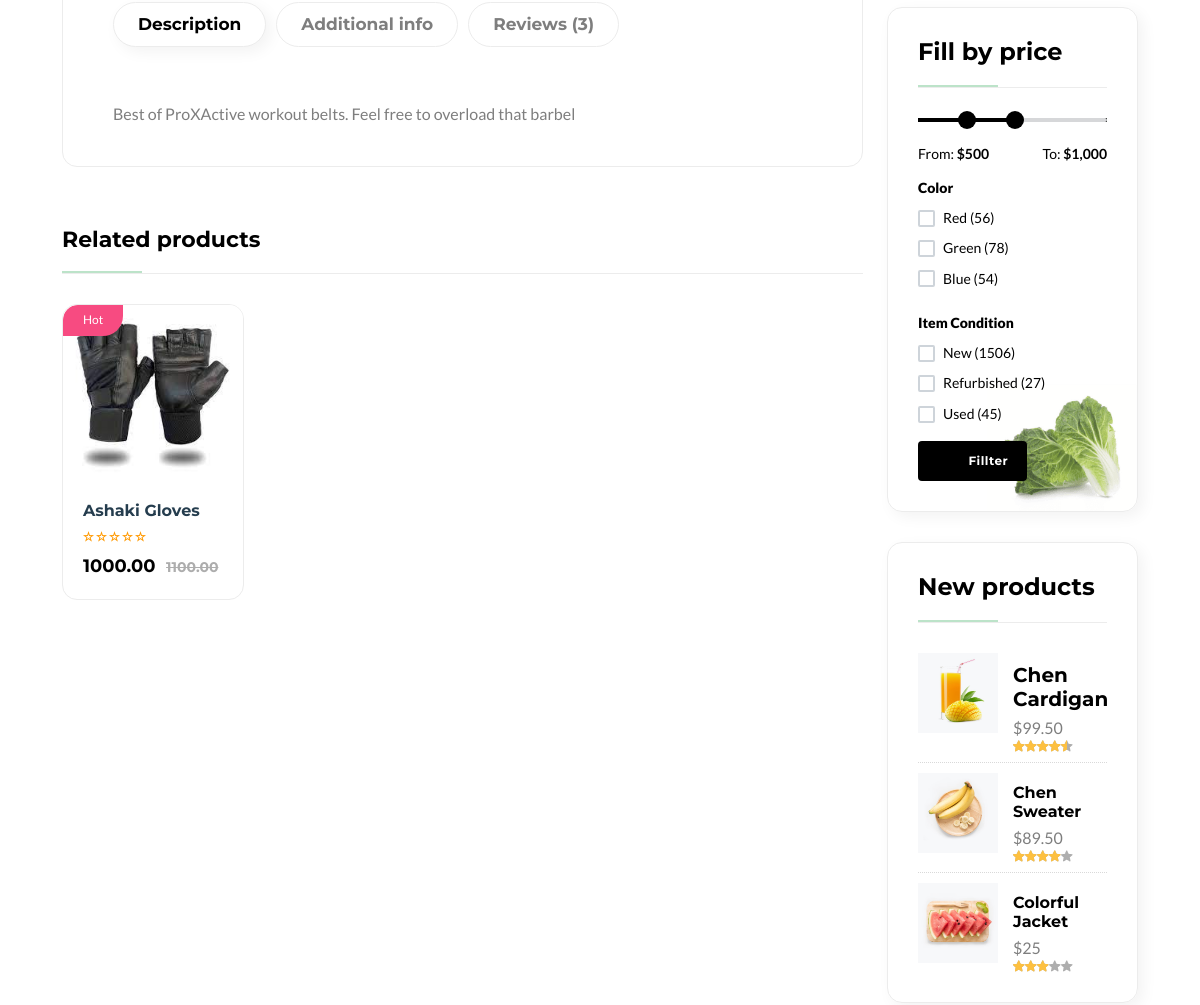
Before: /product/prd54bc6g5eab/ (middle part) with the older database file.
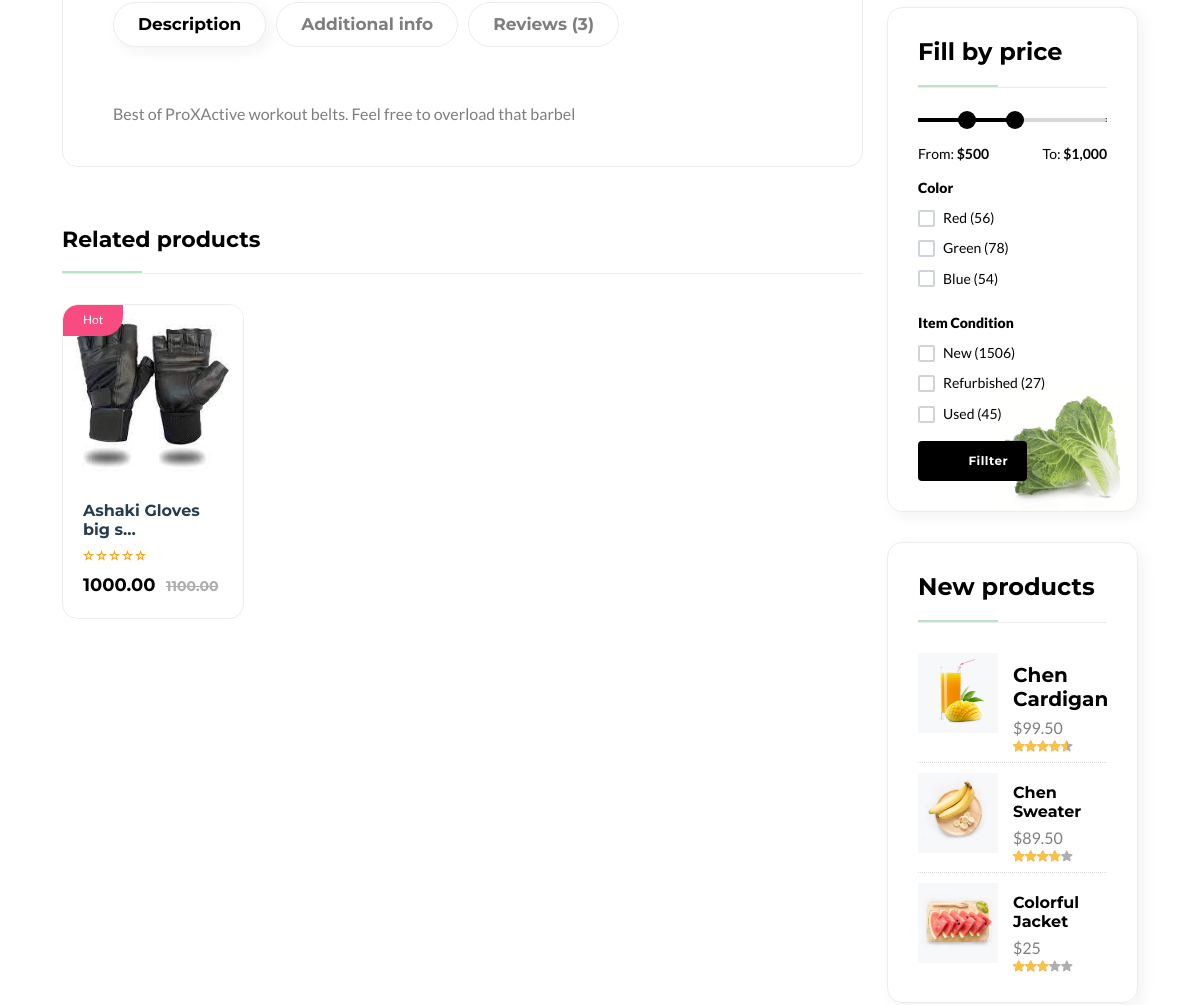
After: the same page with the newer database file.
### prossyApp/models.py (models this page shows, shortened)
class Product(models.Model):
    pid = ShortUUIDField(unique=True, length=10, max_length=20, prefix="prd", alphabet="abcdefg123456")
    title = models.CharField(max_length=100, default="Pink Bottle")
    image = models.ImageField(upload_to="user_direcotry_path", default="product.jpg")
    description = RichTextUploadingField(null=True, blank=True, default="This is the product")
    gender = models.CharField(choices = GENDER, max_length=100, default="Women")
    category = models.ForeignKey(Category, on_delete=models.SET_NULL, null=True, related_name="category")
    user = models.ForeignKey(User, on_delete=models.SET_NULL, null=True)
    price = models.DecimalField(max_digits= 999999999, decimal_places=2, default="1000.00")
    old_price = models.DecimalField(max_digits= 999999999, decimal_places=2, default="1500.00")
    specifications = RichTextUploadingField(null=True, blank=True, default="This is pink, like barbie")
    type = models.CharField(max_length=100, default="Bottle",  null=True, blank=True)
    stock_count = models.CharField(max_length=100, default="10", null=True, blank=True)
    tags = TaggableManager(blank=True)
    product_status = models.CharField(choices=STATUS, max_length=10, default="in_review")
    status = models.BooleanField(default=True)
    in_stock = models.BooleanField(default=True)
    featured = models.BooleanField(default=False)
    digital = models.BooleanField(default=False)
    sku = ShortUUIDField(unique=True, length=4, max_length=10, prefix="sku", alphabet="1234567890")
    date = models.DateTimeField(auto_now_add=True)
    updated = models.DateTimeField(null=True, blank=True)
    class Meta:
        verbose_name_plural = "Products"
    def get_percentage(self):
        new_price = (self.price / self.old_price ) * 100
        return new_price

### prossyApp/views.py (the view)
# urls.py: path("product/<pid>/", product_detail_view, name="product-detail"),
def product_detail_view(request, pid):
    product = Product.objects.get(pid=pid)
    products = Product.objects.filter(category=product.category).exclude(pid=pid)
    p_image = product.p_images.all()
    reviews = ProductReview.objects.filter(product=product).order_by("-date")
    average_rating =ProductReview.objects.filter(product=product).aggregate(rating=Avg('rating'))
    review_form = ProductReviewForm()
    make_review = True
    if request.user.is_authenticated:
        user_review_count =ProductReview.objects.filter(user=request.user, product=product).count()
        if user_review_count > 0:
            make_review = False
    context = {
        "p": product,
        "p_image": p_image,
        "review_form": review_form,
        "make_review": make_review,
        "products": products,
        "reviews":reviews,
        "average_rating": average_rating,
    }
    return render(request, "core/product-detail.html", context)

### prossyApp/context_processor.py (called while the page is built)
def default(request):
    categories = Category.objects.all()
    min_max_price = Product.objects.aggregate(Min("price"), Max("price"))
    try:
        address = Address.objects.get(user=request.user)
    except:
        address = None
    return {
        'categories': categories,
        'address':address,
        'min_max_price':min_max_price,
    }

### templates/core/product-detail.html (shortened to what the changed rows need)
    {% extends 'partials/base.html' %}
    {% load static %}
    {% block content %}
    <link rel="stylesheet" href="//cdnjs.cloudflare.com/ajax/libs/highlight.js/10.0.3/styles/default.min.css">
    <link rel="stylesheet" href="{% static 'assets/css/prism.css' %}">
    <main class="main">
        <div class="container mb-30">
            <div class="row">
                <div class="col-xl-11 col-lg-12 m-auto">
                    <div class="row">
                        <div class="col-xl-9">
                            <div class="product-detail accordion-detail">
                                <div class="row mt-60">
                                    <div class="col-12">
                                        <h2 class="section-title style-1 mb-30">Related products</h2>
                                    </div>
                                    <div class="col-12">
                                        <div class="row related-products">
                                            {% for p in products %}
                                            <div class="col-lg-3 col-md-4 col-12 col-sm-6">
                                                <div class="product-cart-wrap hover-up">
                                                    <div class="product-img-action-wrap">
                                                        <div class="product-img product-img-zoom">
                                                            <a href="{% url 'prossyApp:product-detail' p.pid %}" tabindex="0">
                                                                <img class="default-img" src="{{p.image.url}}" alt="" />
                                                            </a>
                                                        </div>
                                                        <div class="product-badges product-badges-position product-badges-mrg">
                                                            <span class="hot">Hot</span>
                                                        </div>
                                                    </div>
                                                    <div class="product-content-wrap">
                                                        <h2><a href="{% url 'prossyApp:product-detail' p.pid %}" tabindex="0">{{p.title|truncatechars:20}}</a></h2>
                                                        <div class="rating-result" title="90%">
                                                        </div>
                                                        <div class="product-price">
                                                            <span class = "current-price current-product-price-{{p.id}} text-brand">{{p.price}}</span>
                                                            <span class="old-price">{{p.old_price}}</span>
                                                        </div>
                                                    </div>
                                                </div>
                                            </div>
                                            {% endfor %}
                                        </div>
                                    </div>
                                </div>
                            </div>
                        </div>
                    </div>
                </div>
            </div>
        </div>
    </main>
    {% endblock content %}

Changed rows visible on the page:
changed Product: title "Ashaki Gloves" → "Ashaki Gloves big s…"
